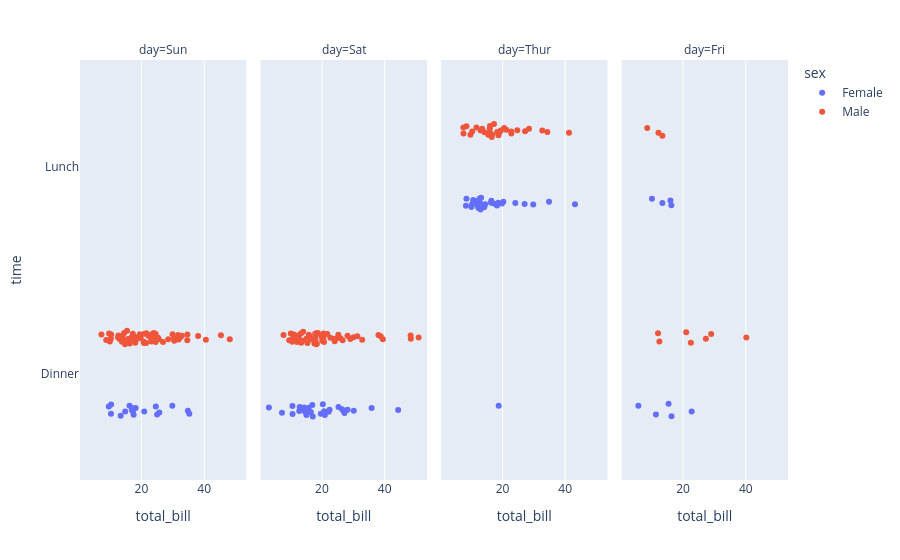

Notebook code for this chart:
### Code cell
df = px.data.tips()
fig = px.strip(df, x="total_bill", y="time", color="sex", facet_col="day")
fig.show()

### Figure 1 — Plotly figure (JSON) as saved in the notebook; plotly's stock layout.template omitted (floating-point values rounded to 4 significant figures)
{"data": [{"alignmentgroup": "True", "boxpoints": "all", "fillcolor": "rgba(255,255,255,0)", "hoveron": "points", "hovertemplate": "sex=Female<br>day=Sun<br>total_bill=%{x}<br>time=%{y}<extra></extra>", "legendgroup": "Female", "line": {"color": "rgba(255,255,255,0)"}, "marker": {"color": "#636efa"}, "name": "Female", "offsetgroup": "Female", "orientation": "h", "pointpos": 0, "showlegend": true, "type": "box", "x": [16.99, 24.59, 35.26, 14.83, 10.33, 16.97, 10.29, 34.81, 25.71, 17.31, 29.85, 25.0, 13.39, 16.21, 17.51, 9.6, 20.9, 18.15], "x0": " ", "xaxis": "x", "y": ["Dinner", "Dinner", "Dinner", "Dinner", "Dinner", "Dinner", "Dinner", "Dinner", "Dinner", "Dinner", "Dinner", "Dinner", "Dinner", "Dinner", "Dinner", "Dinner", "Dinner", "Dinner"], "y0": " ", "yaxis": "y"}, {"alignmentgroup": "True", "boxpoints": "all", "fillcolor": "rgba(255,255,255,0)", "hoveron": "points", "hovertemplate": "sex=Female<br>day=Sat<br>total_bill=%{x}<br>time=%{y}<extra></extra>", "legendgroup": "Female", "line": {"color": "rgba(255,255,255,0)"}, "marker": {"color": "#636efa"}, "name": "Female", "offsetgroup": "Female", "orientation": "h", "pointpos": 0, "showlegend": false, "type": "box", "x": [20.29, 15.77, 19.65, 15.06, 20.69, 16.93, 26.41, 16.45, 3.07, 17.07, 26.86, 25.28, 14.73, 44.3, 22.42, 20.92, 14.31, 7.25, 10.59, 10.63, 12.76, 13.27, 28.17, 12.9, 30.14, 22.12, 35.83, 27.18], "x0": " ", "xaxis": "x2", "y": ["Dinner", "Dinner", "Dinner", "Dinner", "Dinner", "Dinner", "Dinner", "Dinner", "Dinner", "Dinner", "Dinner", "Dinner", "Dinner", "Dinner", "Dinner", "Dinner", "Dinner", "Dinner", "Dinner", "Dinner", "Dinner", "Dinner", "Dinner", "Dinner", "Dinner", "Dinner", "Dinner", "Dinner"], "y0": " ", "yaxis": "y2"}, {"alignmentgroup": "True", "boxpoints": "all", "fillcolor": "rgba(255,255,255,0)", "hoveron": "points", "hovertemplate": "sex=Female<br>day=Thur<br>total_bill=%{x}<br>time=%{y}<extra></extra>", "legendgroup": "Female", "line": {"color": "rgba(255,255,255,0)"}, "marker": {"color": "#636efa"}, "name": "Female", "offsetgroup": "Female", "orientation": "h", "pointpos": 0, "showlegend": false, "type": "box", "x": [10.07, 34.83, 10.65, 12.43, 24.08, 13.42, 12.48, 29.8, 14.52, 11.38, 20.27, 11.17, 12.26, 18.26, 8.51, 10.33, 14.15, 13.16, 17.47, 27.05, 16.43, 8.35, 18.64, 11.87, 19.81, 43.11, 13.0, 12.74, 13.0, 16.4, 16.47, 18.78], "x0": " ", "xaxis": "x3", "y": ["Lunch", "Lunch", "Lunch", "Lunch", "Lunch", "Lunch", "Lunch", "Lunch", "Lunch", "Lunch", "Lunch", "Lunch", "Lunch", "Lunch", "Lunch", "Lunch", "Lunch", "Lunch", "Lunch", "Lunch", "Lunch", "Lunch", "Lunch", "Lunch", "Lunch", "Lunch", "Lunch", "Lunch", "Lunch", "Lunch", "Lunch", "Dinner"], "y0": " ", "yaxis": "y3"}, {"alignmentgroup": "True", "boxpoints": "all", "fillcolor": "rgba(255,255,255,0)", "hoveron": "points", "hovertemplate": "sex=Female<br>day=Fri<br>total_bill=%{x}<br>time=%{y}<extra></extra>", "legendgroup": "Female", "line": {"color": "rgba(255,255,255,0)"}, "marker": {"color": "#636efa"}, "name": "Female", "offsetgroup": "Female", "orientation": "h", "pointpos": 0, "showlegend": false, "type": "box", "x": [5.75, 16.32, 22.75, 11.35, 15.38, 13.42, 15.98, 16.27, 10.09], "x0": " ", "xaxis": "x4", "y": ["Dinner", "Dinner", "Dinner", "Dinner", "Dinner", "Lunch", "Lunch", "Lunch", "Lunch"], "y0": " ", "yaxis": "y4"}, {"alignmentgroup": "True", "boxpoints": "all", "fillcolor": "rgba(255,255,255,0)", "hoveron": "points", "hovertemplate": "sex=Male<br>day=Sun<br>total_bill=%{x}<br>time=%{y}<extra></extra>", "legendgroup": "Male", "line": {"color": "rgba(255,255,255,0)"}, "marker": {"color": "#EF553B"}, "name": "Male", "offsetgroup": "Male", "orientation": "h", "pointpos": 0, "showlegend": true, "type": "box", "x": [10.34, 21.01, 23.68, 25.29, 8.77, 26.88, 15.04, 14.78, 10.27, 15.42, 18.43, 21.58, 16.29, 17.46, 13.94, 9.68, 30.4, 18.29, 22.23, 32.4, 28.55, 18.04, 12.54, 9.94, 25.56, 19.49, 38.07, 23.95, 29.93, 14.07, 13.13, 17.26, 24.55, 19.77, 48.17, 16.49, 21.5, 12.66, 13.81, 24.52, 20.76, 31.71, 7.25, 31.85, 16.82, 32.9, 17.89, 14.48, 34.63, 34.65, 23.33, 45.35, 23.17, 40.55, 20.69, 30.46, 23.1, 15.69], "x0": " ", "xaxis": "x", "y": ["Dinner", "Dinner", "Dinner", "Dinner", "Dinner", "Dinner", "Dinner", "Dinner", "Dinner", "Dinner", "Dinner", "Dinner", "Dinner", "Dinner", "Dinner", "Dinner", "Dinner", "Dinner", "Dinner", "Dinner", "Dinner", "Dinner", "Dinner", "Dinner", "Dinner", "Dinner", "Dinner", "Dinner", "Dinner", "Dinner", "Dinner", "Dinner", "Dinner", "Dinner", "Dinner", "Dinner", "Dinner", "Dinner", "Dinner", "Dinner", "Dinner", "Dinner", "Dinner", "Dinner", "Dinner", "Dinner", "Dinner", "Dinner", "Dinner", "Dinner", "Dinner", "Dinner", "Dinner", "Dinner", "Dinner", "Dinner", "Dinner", "Dinner"], "y0": " ", "yaxis": "y"}, {"alignmentgroup": "True", "boxpoints": "all", "fillcolor": "rgba(255,255,255,0)", "hoveron": "points", "hovertemplate": "sex=Male<br>day=Sat<br>total_bill=%{x}<br>time=%{y}<extra></extra>", "legendgroup": "Male", "line": {"color": "rgba(255,255,255,0)"}, "marker": {"color": "#EF553B"}, "name": "Male", "offsetgroup": "Male", "orientation": "h", "pointpos": 0, "showlegend": false, "type": "box", "x": [20.65, 17.92, 39.42, 19.82, 17.81, 13.37, 12.69, 21.7, 9.55, 18.35, 17.78, 24.06, 16.31, 18.69, 31.27, 16.04, 38.01, 11.24, 48.27, 20.29, 13.81, 11.02, 18.29, 17.59, 20.08, 20.23, 15.01, 12.02, 10.51, 17.92, 15.36, 20.49, 25.21, 18.24, 14.0, 50.81, 15.81, 26.59, 38.73, 24.27, 30.06, 25.89, 48.33, 28.15, 11.59, 7.74, 20.45, 13.28, 24.01, 15.69, 11.61, 10.77, 15.53, 10.07, 12.6, 32.83, 29.03, 22.67, 17.82], "x0": " ", "xaxis": "x2", "y": ["Dinner", "Dinner", "Dinner", "Dinner", "Dinner", "Dinner", "Dinner", "Dinner", "Dinner", "Dinner", "Dinner", "Dinner", "Dinner", "Dinner", "Dinner", "Dinner", "Dinner", "Dinner", "Dinner", "Dinner", "Dinner", "Dinner", "Dinner", "Dinner", "Dinner", "Dinner", "Dinner", "Dinner", "Dinner", "Dinner", "Dinner", "Dinner", "Dinner", "Dinner", "Dinner", "Dinner", "Dinner", "Dinner", "Dinner", "Dinner", "Dinner", "Dinner", "Dinner", "Dinner", "Dinner", "Dinner", "Dinner", "Dinner", "Dinner", "Dinner", "Dinner", "Dinner", "Dinner", "Dinner", "Dinner", "Dinner", "Dinner", "Dinner", "Dinner"], "y0": " ", "yaxis": "y2"}, {"alignmentgroup": "True", "boxpoints": "all", "fillcolor": "rgba(255,255,255,0)", "hoveron": "points", "hovertemplate": "sex=Male<br>day=Thur<br>total_bill=%{x}<br>time=%{y}<extra></extra>", "legendgroup": "Male", "line": {"color": "rgba(255,255,255,0)"}, "marker": {"color": "#EF553B"}, "name": "Male", "offsetgroup": "Male", "orientation": "h", "pointpos": 0, "showlegend": false, "type": "box", "x": [27.2, 22.76, 17.29, 19.44, 16.66, 32.68, 15.98, 13.03, 18.28, 24.71, 21.16, 11.69, 14.26, 15.95, 8.52, 22.82, 19.08, 16.0, 34.3, 41.19, 9.78, 7.51, 28.44, 15.48, 16.58, 7.56, 10.34, 13.51, 18.71, 20.53], "x0": " ", "xaxis": "x3", "y": ["Lunch", "Lunch", "Lunch", "Lunch", "Lunch", "Lunch", "Lunch", "Lunch", "Lunch", "Lunch", "Lunch", "Lunch", "Lunch", "Lunch", "Lunch", "Lunch", "Lunch", "Lunch", "Lunch", "Lunch", "Lunch", "Lunch", "Lunch", "Lunch", "Lunch", "Lunch", "Lunch", "Lunch", "Lunch", "Lunch"], "y0": " ", "yaxis": "y3"}, {"alignmentgroup": "True", "boxpoints": "all", "fillcolor": "rgba(255,255,255,0)", "hoveron": "points", "hovertemplate": "sex=Male<br>day=Fri<br>total_bill=%{x}<br>time=%{y}<extra></extra>", "legendgroup": "Male", "line": {"color": "rgba(255,255,255,0)"}, "marker": {"color": "#EF553B"}, "name": "Male", "offsetgroup": "Male", "orientation": "h", "pointpos": 0, "showlegend": false, "type": "box", "x": [28.97, 22.49, 40.17, 27.28, 12.03, 21.01, 12.46, 12.16, 8.58, 13.42], "x0": " ", "xaxis": "x4", "y": ["Dinner", "Dinner", "Dinner", "Dinner", "Dinner", "Dinner", "Dinner", "Lunch", "Lunch", "Lunch"], "y0": " ", "yaxis": "y4"}], "layout": {"annotations": [{"font": {}, "showarrow": false, "text": "day=Sun", "x": 0.1175, "xanchor": "center", "xref": "paper", "y": 1, "yanchor": "bottom", "yref": "paper"}, {"font": {}, "showarrow": false, "text": "day=Sat", "x": 0.3725, "xanchor": "center", "xref": "paper", "y": 1, "yanchor": "bottom", "yref": "paper"}, {"font": {}, "showarrow": false, "text": "day=Thur", "x": 0.6275, "xanchor": "center", "xref": "paper", "y": 1, "yanchor": "bottom", "yref": "paper"}, {"font": {}, "showarrow": false, "text": "day=Fri", "x": 0.8825, "xanchor": "center", "xref": "paper", "y": 1, "yanchor": "bottom", "yref": "paper"}], "boxmode": "group", "legend": {"title": {"text": "sex"}, "tracegroupgap": 0}, "margin": {"t": 60}, "xaxis": {"anchor": "y", "domain": [0, 0.235], "title": {"text": "total_bill"}}, "xaxis2": {"anchor": "y2", "domain": [0.255, 0.49], "matches": "x", "title": {"text": "total_bill"}}, "xaxis3": {"anchor": "y3", "domain": [0.51, 0.745], "matches": "x", "title": {"text": "total_bill"}}, "xaxis4": {"anchor": "y4", "domain": [0.765, 1.0], "matches": "x", "title": {"text": "total_bill"}}, "yaxis": {"anchor": "x", "domain": [0, 1], "title": {"text": "time"}}, "yaxis2": {"anchor": "x2", "domain": [0, 1], "matches": "y", "showticklabels": false}, "yaxis3": {"anchor": "x3", "domain": [0, 1], "matches": "y", "showticklabels": false}, "yaxis4": {"anchor": "x4", "domain": [0, 1], "matches": "y", "showticklabels": false}}}
